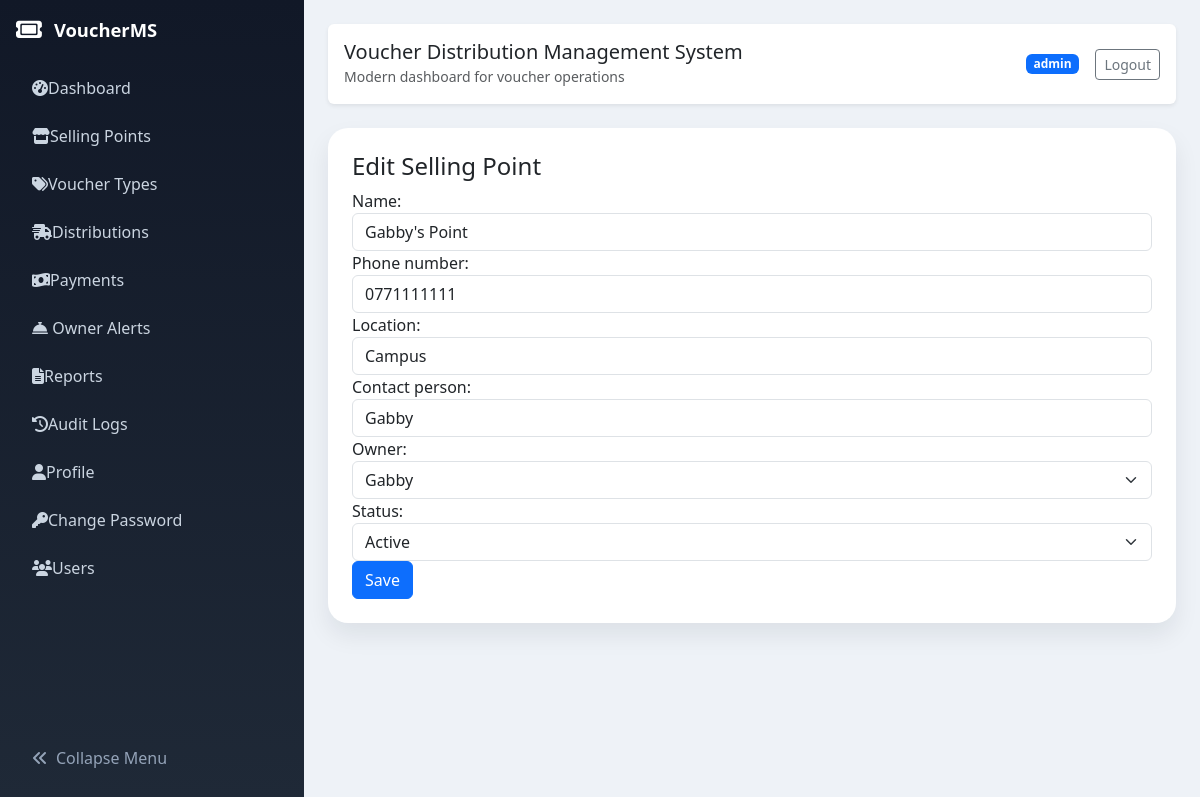
Screenshot of /selling-points/2/edit/ (signed in) with the database file from the repository.
### voucher_app/models.py (models this page shows, shortened)
class SellingPoint(models.Model):
    STATUS_CHOICES = [
        ('active', 'Active'),
        ('inactive', 'Inactive'),
    ]
    name = models.CharField(max_length=200)
    phone_number = models.CharField(max_length=30, blank=True)
    location = models.CharField(max_length=255, blank=True)
    contact_person = models.CharField(max_length=200, blank=True)
    owner = models.ForeignKey(User, on_delete=models.SET_NULL, null=True, blank=True, related_name='owned_selling_points')
    status = models.CharField(max_length=20, choices=STATUS_CHOICES, default='active')
    date_created = models.DateTimeField(default=timezone.now)
    created_by = models.ForeignKey(User, on_delete=models.SET_NULL, null=True, blank=True, related_name='created_selling_points')
    updated_by = models.ForeignKey(User, on_delete=models.SET_NULL, null=True, blank=True, related_name='updated_selling_points')
    created_at = models.DateTimeField(auto_now_add=True)
    updated_at = models.DateTimeField(auto_now=True)
    class Meta:
        ordering = ['-created_at']

### voucher_app/views.py (the view)
# urls.py: path('selling-points/<int:pk>/edit/', views.selling_point_update, name='selling-point-edit'),
@login_required
def selling_point_update(request, pk):
    if not (request.user.is_staff or request.user.is_superuser):
        return redirect('dashboard')
    sp = get_object_or_404(SellingPoint, pk=pk)
    if request.method == 'POST':
        form = SellingPointForm(request.POST, instance=sp)
        if form.is_valid():
            sp = form.save(commit=False)
            sp.updated_by = request.user
            sp.save()
            AuditLog.objects.create(action='Updated selling point', model_name='SellingPoint', details=sp.name, created_by=request.user)
            messages.success(request, 'Selling point updated successfully.')
            return redirect('selling-points')
    else:
        form = SellingPointForm(instance=sp)
    return render(request, 'voucher_app/selling_point_form.html', {'form': form, 'title': 'Edit Selling Point'})

### voucher_app/forms.py
class SellingPointForm(forms.ModelForm):
    class Meta:
        model = SellingPoint
        fields = ['name', 'phone_number', 'location', 'contact_person', 'owner', 'status']
        widgets = {
            'name': forms.TextInput(attrs={'class': 'form-control'}),
            'phone_number': forms.TextInput(attrs={'class': 'form-control'}),
            'location': forms.TextInput(attrs={'class': 'form-control'}),
            'contact_person': forms.TextInput(attrs={'class': 'form-control'}),
            'owner': forms.Select(attrs={'class': 'form-select'}),
            'status': forms.Select(attrs={'class': 'form-select'}),
        }

### templates/voucher_app/selling_point_form.html (shortened to what this page needs)
{% extends 'voucher_app/base.html' %}
{% block content %}
<div class="card p-4">
    <h4>{{ title }}</h4>
    <form method="post">
        {{ form.as_p }}
        <button class="btn btn-primary">Save</button>
    </form>
</div>
{% endblock %}

### templates/voucher_app/base.html (shortened to what this page needs)
<!DOCTYPE html>
<html lang="en" class="h-100">
<head>
    <link href="https://cdn.jsdelivr.net/npm/bootstrap@5.3.3/dist/css/bootstrap.min.css" rel="stylesheet">
    <link href="https://cdnjs.cloudflare.com/ajax/libs/font-awesome/6.5.2/css/all.min.css" rel="stylesheet">
</head>
<body class="h-100">
    <div class="container-fluid h-100">
        <div class="row h-100">
            {% if user.is_authenticated %}
            <aside class="sidebar p-3" id="sidebar">
                <div class="brand">
                    <i class="fa-solid fa-ticket fa-lg"></i>
                    <span>VoucherMS</span>
                </div>
                <ul class="nav flex-column gap-2">
                    {% if user.is_staff or user.is_superuser %}
                        <li class="nav-item"><a href="{% url 'dashboard' %}" class="nav-link"><span class="nav-icon"><i class="fa-solid fa-gauge-high"></i></span><span class="nav-text">Dashboard</span></a></li>
                        <li class="nav-item"><a href="{% url 'selling-points' %}" class="nav-link"><span class="nav-icon"><i class="fa-solid fa-store"></i></span><span class="nav-text">Selling Points</span></a></li>
                        <li class="nav-item"><a href="{% url 'voucher-types' %}" class="nav-link"><span class="nav-icon"><i class="fa-solid fa-tags"></i></span><span class="nav-text">Voucher Types</span></a></li>
                        <li class="nav-item"><a href="{% url 'distributions' %}" class="nav-link"><span class="nav-icon"><i class="fa-solid fa-truck-fast"></i></span><span class="nav-text">Distributions</span></a></li>
                        <li class="nav-item"><a href="{% url 'payments' %}" class="nav-link"><span class="nav-icon"><i class="fa-solid fa-money-bill-wave"></i></span><span class="nav-text">Payments</span></a></li>
                    {% endif %}
                    <li class="nav-item">
                        <a href="{% url 'owner-alerts' %}" class="nav-link">
                            <span class="nav-icon"><i class="fa-solid fa-bell-concierge"></i></span>
                            <span class="nav-text">Owner Alerts</span>
                        </a>
                    </li>
                    <li class="nav-item"><a href="{% url 'reports' %}" class="nav-link"><span class="nav-icon"><i class="fa-solid fa-file-lines"></i></span><span class="nav-text">Reports</span></a></li>
                    <li class="nav-item"><a href="{% url 'audit-logs' %}" class="nav-link"><span class="nav-icon"><i class="fa-solid fa-history"></i></span><span class="nav-text">Audit Logs</span></a></li>
                    <li class="nav-item"><a href="{% url 'profile' %}" class="nav-link"><span class="nav-icon"><i class="fa-solid fa-user"></i></span><span class="nav-text">Profile</span></a></li>
                    <li class="nav-item"><a href="{% url 'change-password' %}" class="nav-link"><span class="nav-icon"><i class="fa-solid fa-key"></i></span><span class="nav-text">Change Password</span></a></li>
                    {% if user.is_staff or user.is_superuser %}
                        <li class="nav-item"><a href="{% url 'user-list' %}" class="nav-link"><span class="nav-icon"><i class="fa-solid fa-users"></i></span><span class="nav-text">Users</span></a></li>
                    {% endif %}
                </ul>
                <button class="collapse-toggle" id="sidebarToggle"><i class="fa-solid fa-angle-double-left me-2"></i><span>Collapse Menu</span></button>
            </aside>
            {% endif %}
            <main class="main-content p-4{% if not user.is_authenticated %} full-width{% endif %}">
                <nav class="navbar rounded shadow-sm mb-4 px-3">
                    <div class="navbar-title">
                    <h5 class="mb-0">Voucher Distribution Management System</h5>
                    <small class="text-muted">Modern dashboard for voucher operations</small>
                </div>
                <div class="d-flex align-items-center gap-3">
                        {% if user.is_authenticated %}
                            <span class="badge bg-primary">{{ user.username }}</span>
                            <a href="{% url 'logout' %}" class="btn btn-outline-secondary btn-sm">Logout</a>
                        {% else %}
                            <a href="{% url 'login' %}" class="btn btn-primary btn-sm">Login</a>
                        {% endif %}
                    </div>
                </nav>
                {% block content %}{% endblock %}
            </main>
        </div>
    </div>
</body>
</html>

### templates/voucher_app/base.html (style rules this page uses)
body { background: #eef2f7; min-height: 100vh; }
.sidebar { display: flex; flex-direction: column; min-height: 100vh; width: 19rem; position: fixed; top: 0; left: 0; background: linear-gradient(180deg, #111827 0%, #1f2937 100%); color: #e5e7eb; transition: width 0.25s ease, transform 0.25s ease; z-index: 1030; }
.sidebar .nav { flex: 1 1 auto; min-height: 0; max-height: calc(100vh - 8rem); overflow-y: auto; padding-right: 0.25rem; }
.main-content { margin-left: 19rem; transition: margin-left 0.25s ease, width 0.25s ease; width: calc(100% - 19rem); padding-top: 1rem; overflow-x: hidden; }
.card p { margin-bottom: 0; }
.sidebar .brand { color: #fff; display: flex; align-items: center; gap: 0.75rem; margin-bottom: 1.5rem; font-size: 1.15rem; font-weight: 700; }
.sidebar .nav-link { color: #cbd5e1; border-radius: 0.85rem; transition: background-color 0.2s ease, color 0.2s ease; }
.sidebar .nav-link .nav-icon { width: 2rem; text-align: center; }
.sidebar .nav-item { width: 100%; }
.sidebar .collapse-toggle { margin-top: auto; background: transparent; border: none; color: #94a3b8; width: 100%; text-align: left; padding: 0.85rem 1rem; transition: background-color 0.2s ease, color 0.2s ease; }
.sidebar .nav-link span { white-space: nowrap; }
.navbar { background: #fff; border-radius: 1rem; box-shadow: 0 0.75rem 1.5rem rgba(15, 23, 42, 0.08); padding: 1rem 1.25rem; }
.navbar .badge { background: #0284c7; }
.card { border: none; box-shadow: 0 0.75rem 1.5rem rgba(15, 23, 42, 0.08); border-radius: 1.25rem; }

### rows the page displays
SellingPoint: name "Gabby's Point", phone_number "0771111111", location "Campus", contact_person "Gabby", owner "Gabby", status "Active"

### other values shown
{{ user.username }} "admin"
{{ title }} "Edit Selling Point"
